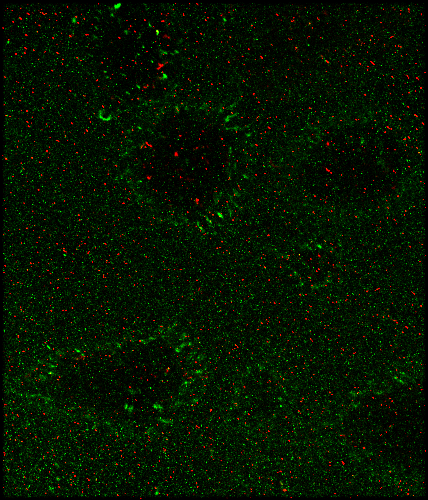
#> input picture Thesis/utils/Sugars_Kasumi1_NPL_GSL-1_posXY1_channels_t0_posZ0_thumbnail.png, 428 x 500 px
$ jupyter execute --allow-errors SegmentationUnet.ipynb
#> lines starting #> are read from the running program, lines starting #| are printed output that depends on the picture; after the words box and inside, x2 and y2 are one past the last pixel; in counts of white or black regions, pixels touching at a corner belong together
[cell 1]
import torch
import torchvision.transforms as transforms
from PIL import Image
import numpy as np
import matplotlib.pyplot as plt
import segmentation_models_pytorch as smp
import os

# Function to download file
def download_weights(url, destination_folder):
#> called with destination_folder = './models/Resnet18'
    os.makedirs(destination_folder, exist_ok=True)
    file_name = os.path.join(destination_folder, url.split('/')[-1])
    torch.hub.download_url_to_file(url, file_name)
#> (this line was passed over: torch is not available in this run)
    return file_name

# Download pre-trained weights for ResNet18
resnet_url = 'https://download.pytorch.org/models/resnet18-5c106cde.pth'
weights_folder = './models/Resnet18'
weights_file_resnet = download_weights(resnet_url, weights_folder)

# Load the pre-trained model
#> (the rest of this cell did not finish here and is left out)

[cell 2]
import cv2
import numpy as np
import matplotlib.pyplot as plt

# Load the image
image_path = 'Sugars_Kasumi1_NPL_GSL-1_posXY1_channels_t0_posZ0_thumbnail.png'
image = cv2.imread(image_path)
#> image is the input picture: shape (500, 428, 3); mean B, G, R 0, 20.3, 5.2

# Denoise the image using bilateral filtering
denoised_image = cv2.bilateralFilter(image, d=9, sigmaColor=75, sigmaSpace=75)
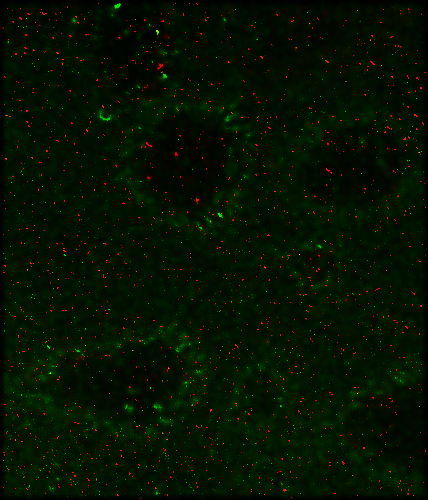
#> denoised_image: shape (500, 428, 3); mean B, G, R 0, 18.7, 4.5

# Preprocess the denoised image (convert to grayscale)
gray = cv2.cvtColor(denoised_image, cv2.COLOR_BGR2GRAY)
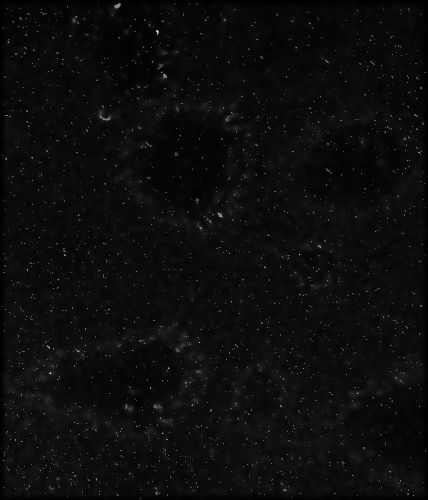
#> gray: shape (500, 428); min 0, max 226, mean 12.3

# Threshold the image to create a binary mask
_, binary = cv2.threshold(gray, 200, 255, cv2.THRESH_BINARY)
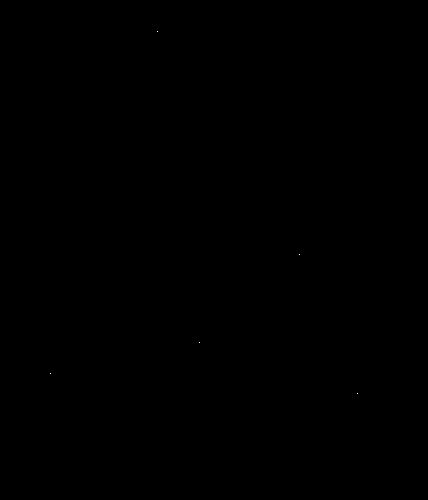
#> binary: shape (500, 428); 0% white in thin lines or dots, all inside (x1, y1, x2, y2) = (50, 31, 358, 394)

# Find contours in the binary image
contours, _ = cv2.findContours(binary, cv2.RETR_EXTERNAL, cv2.CHAIN_APPROX_SIMPLE)
#> contours = 5 contours, all with area under 20

# Create a blank mask to draw the contours
mask = np.zeros_like(gray)

# Draw contours on the mask
cv2.drawContours(mask, contours, -1, (255), thickness=cv2.FILLED)

# Apply the mask to the original image
result = cv2.bitwise_and(image, image, mask=mask)

# Display the result
plt.figure(figsize=(12, 6))
plt.subplot(1, 2, 1)
plt.imshow(cv2.cvtColor(image, cv2.COLOR_BGR2RGB))
plt.title('Original Image')
plt.axis('off')

plt.subplot(1, 2, 2)
plt.imshow(cv2.cvtColor(result, cv2.COLOR_BGR2RGB))
plt.title('Denoised and Masked Patches')
plt.axis('off')

plt.show()
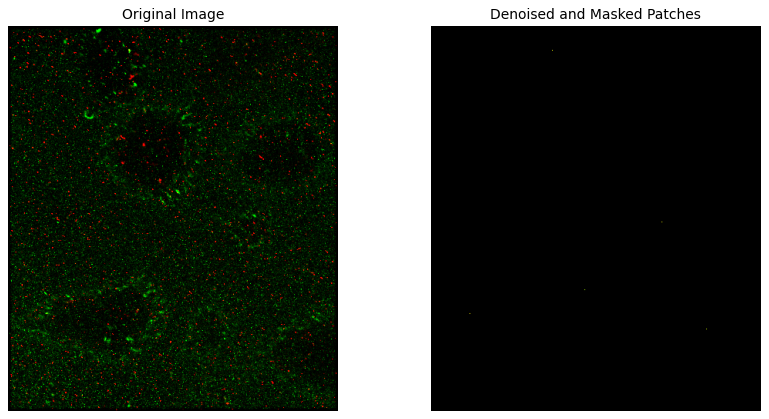
#> figure drawn by matplotlib, 2 panels

[cell 3]
import numpy as np
import cv2
import matplotlib.pyplot as plt

def create_mask(image,threshold):
    # Convert the image to grayscale
#> called with threshold = 15
    gray_image = cv2.cvtColor(image, cv2.COLOR_BGR2GRAY)

     # Apply Gaussian blur to reduce noise
    blurred_image = cv2.GaussianBlur(gray_image, (5, 5), 0)
    # Apply thresholding
    _, mask = cv2.threshold(blurred_image, threshold, 255, cv2.THRESH_BINARY)
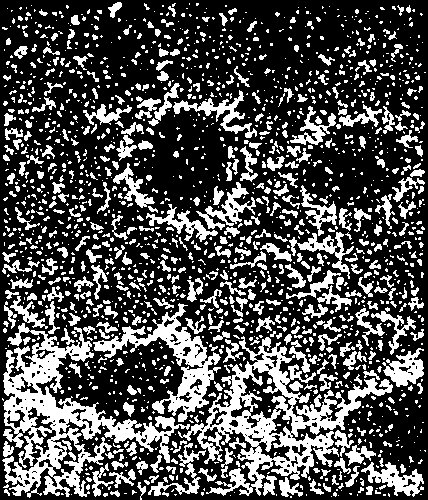
#> mask: shape (500, 428); 30.8% white; 1838 white regions (1351 under 20 px)

    return mask

def optimize_mask(image, mask):
    # Find contours in the binary mask
    contours, _ = cv2.findContours(mask, cv2.RETR_EXTERNAL, cv2.CHAIN_APPROX_SIMPLE)
#> contours = 1824 contours, 1520 with area under 20; largest, box (x1, y1, x2, y2) and area: (178, 336, 393, 496) 10488, (2, 323, 190, 498) 9778, (93, 303, 221, 422) 3508, (361, 462, 424, 497) 846, (382, 348, 424, 387) 802

    # Create a black mask to draw the optimized contours
    optimized_mask = np.zeros_like(mask)

    # Draw the optimized contours on the mask
    cv2.drawContours(optimized_mask, contours, -1, (255), thickness=cv2.FILLED)
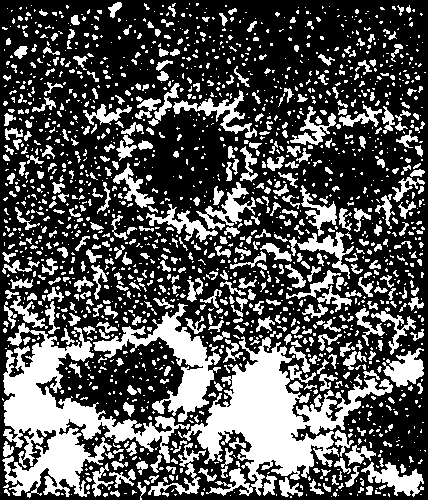
#> optimized_mask: shape (500, 428); 33.1% white; 1824 white regions (1341 under 20 px), largest, box (x1, y1, x2, y2) and area: (178, 336, 393, 496) 11623, (2, 323, 190, 498) 11032, (93, 303, 221, 422) 3939

    return optimized_mask

# Load the image
image = cv2.imread('./Sugars_Kasumi1_NPL_GSL-1_posXY1_channels_t0_posZ0_thumbnail.png')

treshold=15
# Create a mask for the image
mask = create_mask(image,treshold)

# Optimize the mask
optimized_mask = optimize_mask(image, mask)

# Display the images using Matplotlib
plt.figure(figsize=(10, 5))

plt.subplot(1, 2, 1)
plt.imshow(mask, cmap='gray')
plt.title('Original Mask')
plt.axis('off')

plt.subplot(1, 2, 2)
plt.imshow(optimized_mask, cmap='gray')
plt.title('Optimized Mask')
plt.axis('off')

plt.show()
#| <class 'numpy.ndarray'>

[cell 4]
def invert_mask(mask):
    return 255 - mask

# Assuming mask is already computed as a numpy array

print(type(mask))
# Invert the mask
inverted_mask = invert_mask(optimized_mask)

# Display the original mask and the modified mask
fig, axes = plt.subplots(1, 2, figsize=(10, 5))
axes[0].imshow(optimized_mask, cmap='gray')
axes[0].set_title('Original Mask')
axes[0].axis('off')

axes[1].imshow(inverted_mask, cmap='gray')
axes[1].set_title('Modified Mask')
axes[1].axis('off')

plt.show()

[cell 5]
import cv2
import numpy as np

def process_image(img):
    # Convert image to binary
    _, binary_img = cv2.threshold(img, 127, 255, cv2.THRESH_BINARY)

    # Invert the binary image
    inverted_img = cv2.bitwise_not(binary_img)

    # Perform morphological operations to detect white pixels surrounded by black
    kernel = np.ones((4, 2), np.uint8)
    dilated_img = cv2.dilate(inverted_img, kernel, iterations=100)
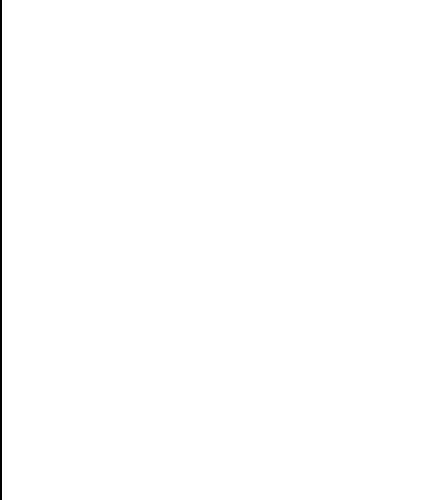
#> dilated_img: shape (500, 428); 99.5% white; 1 black region, box (x1, y1, x2, y2) and area: (0, 0, 2, 500) 1000

    # Bitwise AND operation to detect the desired pixels
    result_img = cv2.bitwise_and(binary_img, dilated_img)
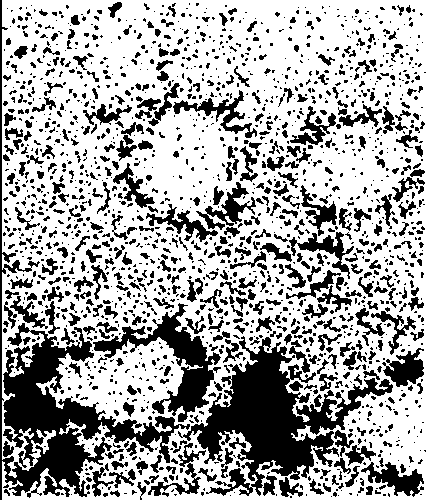
#> result_img: shape (500, 428); 66.4% white; 1820 black regions (1339 under 20 px), largest, box (x1, y1, x2, y2) and area: (0, 0, 190, 500) 12309, (178, 336, 393, 496) 11623, (93, 303, 221, 422) 3939

    return result_img


# Process the image
output_image = process_image(inverted_mask)

# Plot the images using matplotlib
plt.figure(figsize=(10, 5))

plt.subplot(1, 2, 1)
plt.imshow(mask, cmap='gray')
plt.title('Original Image')
plt.axis('off')

plt.subplot(1, 2, 2)
plt.imshow(output_image, cmap='gray')
plt.title('Processed Image')
plt.axis('off')

plt.show()

def majority_black_neighborhood(img, threshold=0.5):
    """
    Converts white pixels surrounded by a majority of black pixels to black.

    Args:
    - img: Input grayscale image.
    - threshold: Threshold for the majority of black pixels in the neighborhood.

    Returns:
    - Modified image.
    """
#> called with threshold = 0.5
    # Define a kernel for neighborhood analysis
    kernel = np.ones((3, 3), np.uint8)

    # Iterate over each pixel in the image
    for i in range(1, img.shape[0] - 1):
        for j in range(1, img.shape[1] - 1):
            # Get the pixel value
            pixel_value = img[i, j]

            # If the pixel is white
            if pixel_value == 255:
                # Extract the neighborhood
                neighborhood = img[i-1:i+2, j-1:j+2]

                # Count the number of black pixels in the neighborhood
                black_pixels = np.sum(neighborhood == 0)

                # If the majority of the neighborhood is black
                if black_pixels >= threshold * 8:
                    # Set the pixel to black
                    img[i, j] = 0
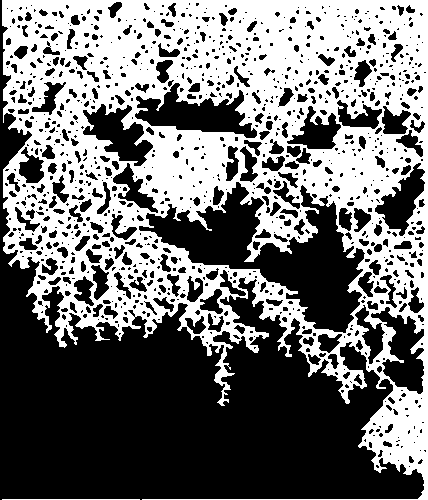
#> img: shape (500, 428); 45% white; 2 white regions, box (x1, y1, x2, y2) and area: (2, 0, 428, 500) 96213, (2, 499, 140, 500) 138

    return img


# Apply the majority black neighborhood operation
modified_image = majority_black_neighborhood(output_image)

# Plot the images using matplotlib
plt.figure(figsize=(13, 5))

plt.subplot(1, 3, 1)
plt.imshow(inverted_mask, cmap='gray')
plt.title('Original Image')
plt.axis('off')

plt.subplot(1, 3, 2)
plt.imshow(modified_image, cmap='gray')
plt.title('Processed Image')
plt.axis('off')

plt.subplot(1, 3, 3)
plt.imshow(image)
plt.title('Original Image')
plt.axis('off')

plt.show()
#> figure, not shown here; B, G, R data is drawn as R, G, B
